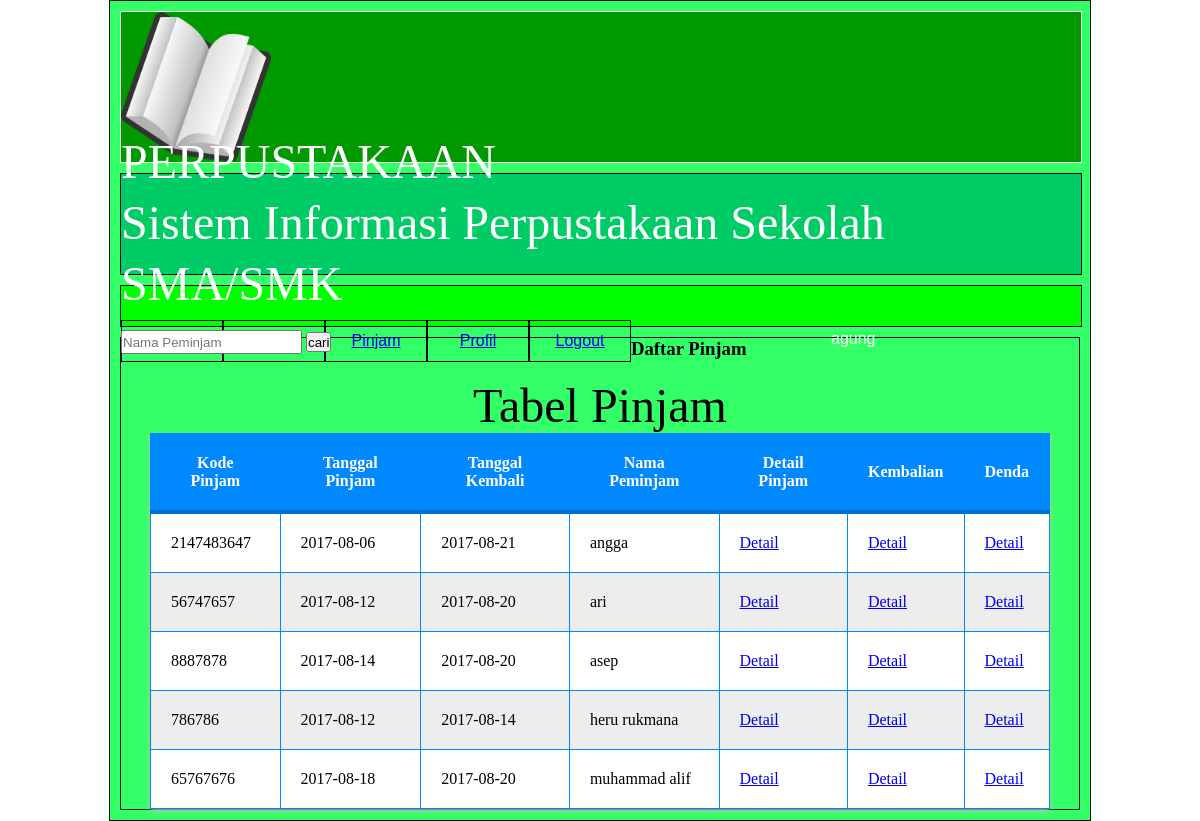
/pinjam1.php (signed in), run on the app's committed database.
### tables this page shows
CREATE TABLE IF NOT EXISTS `pinjam` (
  `Kdpinjam` int(6) NOT NULL,
  `Tglpinjam` date NOT NULL,
  `Tglkembali` date NOT NULL,
  `Nmpinjam` varchar(20) NOT NULL,
  PRIMARY KEY (`Kdpinjam`)
);

### pinjam1.php (the view, shortened to what this page needs)
<?php
if(!isset($_SESSION['Nama'])){
    header("location:login.php");
}else{
?>
<!DOCTYPE html>
<html>
<head>
	<link rel="stylesheet" type="text/css" href="pinjamdesain.css">
</head>
<body>
<div class="wrapper">
	<div class="header">
	<div class="gambar1"><img src="gambar/Sistem_Informasi_Perpustakaan_Online.png" width="150" height="150"></div>
	<div class="perpus"><font size="70">PERPUSTAKAAN</font><br>
    <font size="30">Sistem Informasi Perpustakaan Sekolah SMA/SMK</font></div>
	</div>
    <div class="cari">
<form method="post" action="">
	<input type="text" name="nl" placeholder="Nama Peminjam" class="tet">
	<input type="submit" name="cari" value="cari" class="btn"><br>
</form>
</div>
<div class="menu">
	<ul>
		<li><a href="home1.php">Home</a></li>
		<li><a href="buku1.php">Buku</a></li>
		<li><a href="pinjam1.php">Pinjam</a></li>
		<li><a href="user.php">Profil</a></li>
		<li><a href="keluar.php">Logout</a></li>
		<div class="nama"><?php echo $_SESSION['Nama']?></div>
	</ul>
	</div>
	<div class="content"> <h3>Daftar Pinjam </h3> <br>
<center><font size="30">Tabel Pinjam</font></center>
<?php
if(isset($_POST['cari'])){
	$nl=$_POST['nl'];
	$pinjam=mysql_query("SELECT*FROM pinjam WHERE Nmpinjam='$nl'");
}
else{
    $pinjam=mysql_query("SELECT*FROM pinjam ORDER BY Nmpinjam asc");
}
	echo"<div class='a'><center><table border=1 bgcolor=white width=900></center>";
	echo"
	<thead>
	<tr>
	<th><font ><center>Kode Pinjam<center></font></th>
	<th><font color=><center>Tanggal Pinjam<center></font></th>
	<th><font color=><center>Tanggal Kembali<center></font></th>
	<th><font color=><center>Nama Peminjam<center></font></th>
	<th><font color=><center>Detail Pinjam<center></font></th>
	<th><font color=><center>Kembalian<center></font></th>
	<th><font color=><center>Denda<center></font></th>
	</tr>
	</thead>
	<tr>";
	while ($data=mysql_fetch_array($pinjam)) {
		echo"<td>".$data['Kdpinjam']."</td>";
		echo"<td>".$data['Tglpinjam']."</td>";
		echo"<td>".$data['Tglkembali']."</td>";
		echo"<td>".$data['Nmpinjam']."</td>";
		echo "<td><a href='detail1.php'>Detail</a></td>";
		echo "<td><a href='kembalian1.php'>Detail</a></td>";
		echo "<td><a href='denda1.php'>Detail</a></td>";
	echo"</tr> </div>";
}
?>
	 </body>
</html>
<?php } ?>

### pinjamdesain.css (style rules this page uses)
* { margin:0%; padding: 0%; }
.wrapper { width: 80%; margin:0px auto; height: auto; border:1px solid; padding: 10px; background:#33FF66; }
.header { width: 100%; height: 150px; border:1px solid; margin-bottom: 10px; text-align: left; font-size:; background:#009900; color:white; line-height: 50px; }
.cari { width: 100%; height: 100px; border:1px solid; margin-bottom: 10px; background:#00CC66; }
.nama { width: 120px; float: right; margin: 1%; margin-right: 130px; color: white; font-family: Arial, Helvetica, sans-serif; }
.menu { width: 100%; height: 40px; border:1px solid; background:#00FF00; font-family:Arial, Helvetica, sans-serif; margin-bottom: 10px; }
.menu ul li { list-style: none; width: 100px; height: 40px; border:1px solid; float: left; text-align: center; line-height: 40px; color:; }
.content { height: auto; width: auto; border:1px solid; }
.gambar1 { float: left; height:100px; width:150px; }
input { height: 20px; margin-top: 10px; }
.a table { background-color: white; border:1px solid #0088ff; border-collapse: collapse; box-shadow: 0px 2px 5px silver; }
.a table thead { background: #0088ff; color: white; border-bottom: 4px solid #006fd0; }
.a table th, td { padding: 20px; }
.perpus { float: right; margin-top: 25px; margin-right: 30px; }

### data on the page
pinjam: Kdpinjam "2147483647", Tglpinjam "2017-08-06", Tglkembali "2017-08-21", Nmpinjam "angga"
pinjam: Kdpinjam "56747657", Tglpinjam "2017-08-12", Tglkembali "2017-08-20", Nmpinjam "ari"
pinjam: Kdpinjam "8887878", Tglpinjam "2017-08-14", Tglkembali "2017-08-20", Nmpinjam "asep"
pinjam: Kdpinjam "786786", Tglpinjam "2017-08-12", Tglkembali "2017-08-14", Nmpinjam "heru rukmana"
pinjam: Kdpinjam "65767676", Tglpinjam "2017-08-18", Tglkembali "2017-08-20", Nmpinjam "muhammad alif"

### other printed values
$_SESSION['Nama'] "agung"
